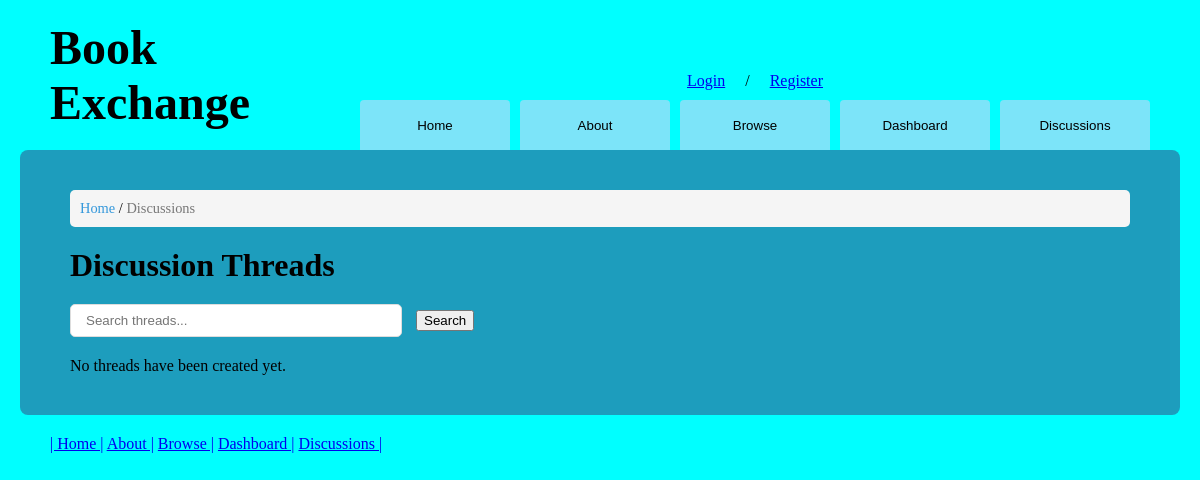
The app's page /threads.php, older data.
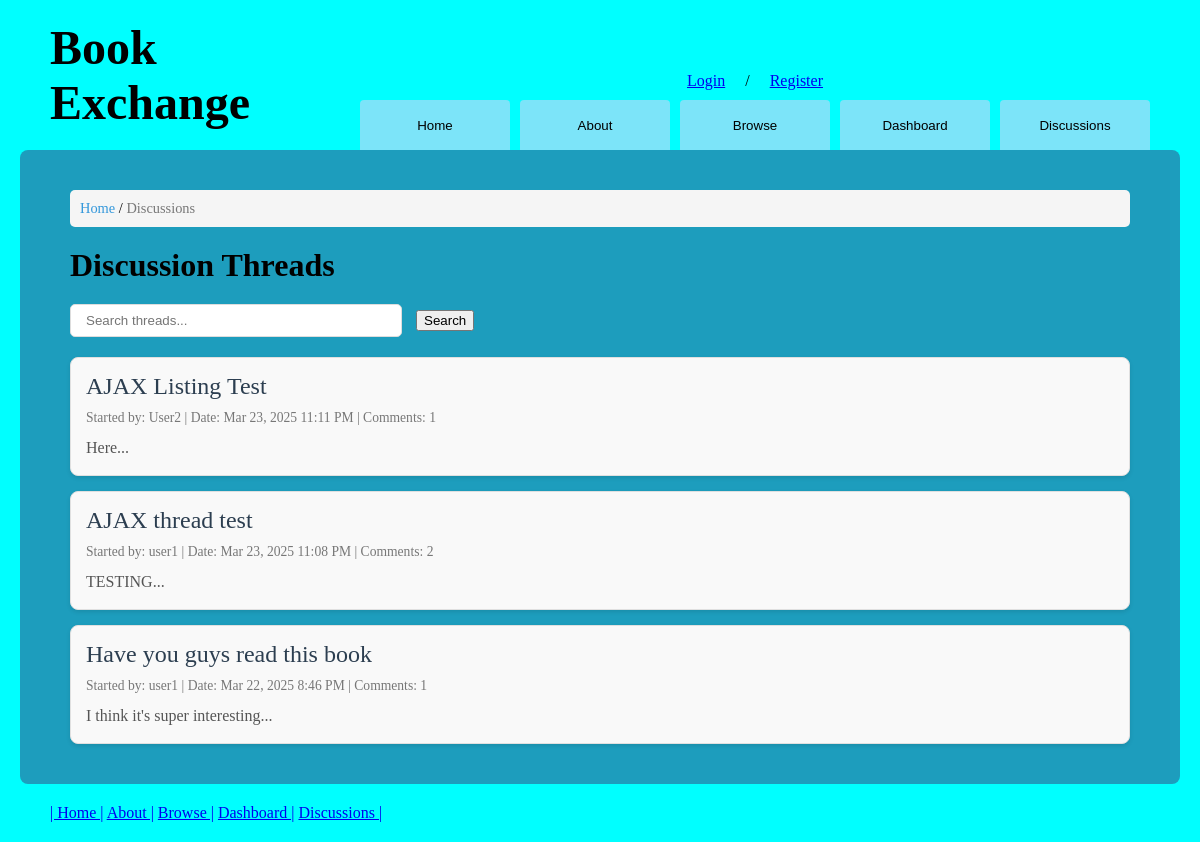
The same page, newer data.
### tables this page shows
CREATE TABLE `threads` (
  `thread_id` int(11) NOT NULL,
  `title` varchar(100) NOT NULL,
  `username` varchar(25) NOT NULL,
  `book_id` int(11) DEFAULT NULL,
  `content` text NOT NULL,
  `created_at` timestamp NOT NULL DEFAULT current_timestamp(),
  `updated_at` timestamp NOT NULL DEFAULT current_timestamp() ON UPDATE current_timestamp()
);

### threads.php (the view, shortened to what this page needs)
<!DOCTYPE html>
<html lang="en">
<head>
    <link rel="stylesheet" href="css/stylesheet.css">
</head>
<body>
    <header>
        <h1>Book Exchange</h1>
        <div class="header-rightside">
            <?php if (isset($_SESSION['username'])): ?>
                <nav class="header-nav-top">
                    <?php echo "<h3>Welcome ".$_SESSION['username']."</h3>"; ?>
                    <a href="logout.php">Logout</a>
                    <a href="myaccount.php">My Account</a>
                    <?php echo '<img class="header-profilepic" src="'.$_SESSION['profilepic'].'">'; ?>
                </nav>
            <?php else: ?>
                <nav class="header-nav-top">
                    <a href="login.php">Login</a> /
                    <a href="register.php">Register</a>
                </nav>
            <?php endif; ?>
            <nav class="header-nav-bottom">
                <a href="home.php"><button>Home</button></a>
                <a href="about.php"><button>About</button></a>
                <a href="browse.php"><button>Browse</button></a>
                <a href="dashboard.php"><button>Dashboard</button></a>
                <a href="threads.php"><button>Discussions</button></a>
            </nav>
        </div>
    </header>
    <div class="main-container">
        <div class="breadcrumb">
            <a href="home.php">Home</a> / <span>Discussions</span>
        </div>
        <h2>Discussion Threads</h2>
        <div class="search-container">
            <form id="thread-search-form" method="get" action="threads.php">
                <div class="form-group">
                    <input type="text" id="thread-search" name="search" placeholder="Search threads...">
                    <button type="submit" class="submit">Search</button>
                </div>
            </form>
        </div>
        <div class="threads-container">
            <?php
            try {
                $pdo = new PDO(DBCONNSTRING, DBUSER, DBPASS);
                $pdo->setAttribute(PDO::ATTR_ERRMODE, PDO::ERRMODE_EXCEPTION);
                $search = isset($_GET['search']) ? '%' . $_GET['search'] . '%' : null;
                if ($search) {
                    $sql = "SELECT t.*, COUNT(c.comment_id) AS comment_count
                            FROM threads t
                            LEFT JOIN comments c ON t.thread_id = c.thread_id
                            WHERE t.title LIKE :search OR t.content LIKE :search
                            GROUP BY t.thread_id
                            ORDER BY t.updated_at DESC";
                    $stmt = $pdo->prepare($sql);
                    $stmt->bindParam(':search', $search, PDO::PARAM_STR);
                } else {
                    $sql = "SELECT t.*, COUNT(c.comment_id) AS comment_count
                            FROM threads t
                            LEFT JOIN comments c ON t.thread_id = c.thread_id
                            GROUP BY t.thread_id
                            ORDER BY t.updated_at DESC";
                    $stmt = $pdo->prepare($sql);
                }
                $stmt->execute();
                if ($stmt->rowCount() > 0) {
                    while ($row = $stmt->fetch(PDO::FETCH_ASSOC)) {
                        echo '<div class="thread-item" data-thread-id="' . $row['thread_id'] . '">';
                        echo '<h3><a href="thread.php?id=' . $row['thread_id'] . '">' . htmlspecialchars($row['title']) . '</a></h3>';
                        echo '<p class="thread-meta">Started by: ' . htmlspecialchars($row['username']) . ' | ';
                        echo 'Date: ' . date('M j, Y g:i A', strtotime($row['created_at'])) . ' | ';
                        echo 'Comments: ' . $row['comment_count'] . '</p>';
                        echo '<p class="thread-preview">' . htmlspecialchars(substr($row['content'], 0, 150)) . '...</p>';
                        echo '</div>';
                    }
                } else {
                    if ($search) {
                        echo '<p>No threads found matching your search.</p>';
                    } else {
                        echo '<p>No threads have been created yet.</p>';
                    }
                }
            } catch(PDOException $e) {
                echo '<p>Error: ' . $e->getMessage() . '</p>';
            }
            ?>
        </div>
    </div>
    <footer>
        <nav>
            <a href="home.php">| Home |</a>
            <a href="about.php"> About |</a>
            <a href="browse.php"> Browse |</a>
            <a href="dashboard.php"> Dashboard |</a>
            <a href="threads.php"> Discussions |</a>
        </nav>
    </footer>
</body>
</html>

### css/stylesheet.css (style rules this page uses)
html, body, header, footer, hgroup, nav, article, section, figure, figcaption, h1, h2, h3, ul, li, body, div, p, img { margin: 0; padding: 0; font-size: 100%; vertical-align: baseline; border: 0; }
body { background-color: aqua; }
.header-rightside { display: flex; flex-direction: column; align-items: center; }
.header-nav-top { display: flex; justify-content: center; align-items: center; gap: 20px; }
footer { padding: 20px 50px; }
h1 { font-size: 3em; }
h2 { font-size: 2em; }
h3 { font-size: 1.5em; font-weight: normal; }
.breadcrumb { margin: 20px 0; padding: 10px; background-color: #f0f0f0; border-radius: 5px; }
.breadcrumb a { color: #333; text-decoration: none; }
.threads-container { margin: 20px 0; }
.thread-item { padding: 15px; margin-bottom: 20px; background-color: rgb(124, 228, 249); border-radius: 8px; box-shadow: 0 2px 4px rgba(0, 0, 0, 0.1); }
.thread-item h3 { margin-top: 0; }
.thread-item a { color: #333; text-decoration: none; }
.thread-meta { color: #666; font-size: 0.9em; margin: 5px 0; }
.thread-preview { margin-top: 10px; }
.search-container { margin: 20px 0; }
#thread-search { padding: 8px; width: 300px; border-radius: 5px; border: 1px solid #ccc; margin-right: 10px; }
.threads-container { margin-top: 20px; }
.thread-item { border: 1px solid #e0e0e0; border-radius: 8px; padding: 15px; margin-bottom: 15px; background-color: #f9f9f9; transition: background-color 0.5s ease; }
.thread-item h3 { margin-top: 0; margin-bottom: 10px; }
.thread-item h3 a { color: #2c3e50; text-decoration: none; transition: color 0.3s ease; }
.thread-meta { font-size: 0.85em; color: #777; margin-bottom: 10px; }
.thread-preview { color: #555; line-height: 1.5; }
#thread-search { padding: 8px 15px; border: 1px solid #ddd; border-radius: 5px; width: 300px; }
.breadcrumb { margin-bottom: 20px; padding: 10px; background-color: #f5f5f5; border-radius: 5px; font-size: 0.9em; }
.breadcrumb a { color: #3498db; text-decoration: none; }
.breadcrumb span { color: #777; }

Row changes from the older to the newer data that the page shows:
added threads: title "AJAX Listing Test", username "User2", created_at "Mar 23, 2025 11:11 PM", comment_count "1", content "Here"
added threads: title "AJAX thread test", username "user1", created_at "Mar 23, 2025 11:08 PM", comment_count "2", content "TESTING"
added threads: title "Have you guys read this book", username "user1", created_at "Mar 22, 2025 8:46 PM", comment_count "1", content "I think it's super interesting"
Text that changed along with them:
text no longer shown: "No threads have been created yet."
